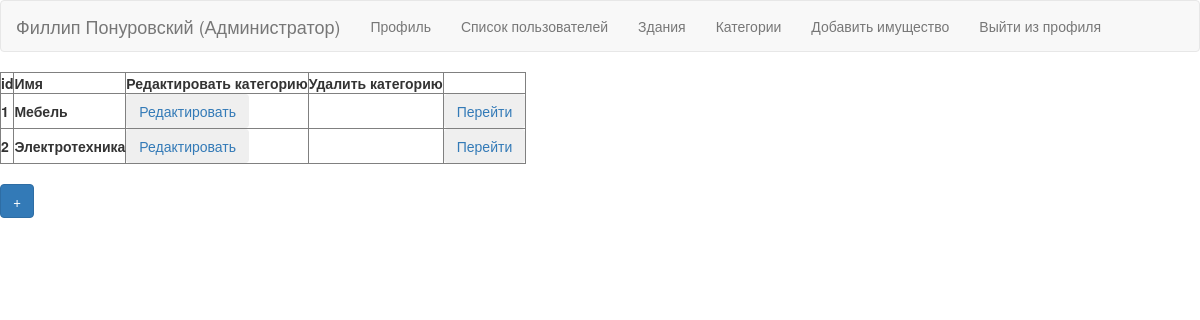
Screenshot of /categorys (signed in) with the database file from the repository.
### sweater/models.py (models this page shows)
class User(db.Model, UserMixin):
    __tablename__ = 'users'
    id = db.Column(db.Integer, primary_key=True)
    first_name = db.Column(db.String())
    last_name = db.Column(db.String())
    patronymic = db.Column(db.String())
    email = db.Column(db.String(), unique=True)
    role = db.Column(db.Boolean, default=False)
    password = db.Column(db.String())
    photo = db.Column(db.String())
    property = db.relationship("Property")

class Category(db.Model):
    __tablename__ = 'categorys'
    id = db.Column(db.Integer, primary_key=True)
    name = db.Column(db.String())
    property = db.relationship('Property')

### sweater/routes.py (the view)
@app.route('/categorys', methods=['POST', 'GET'])
@login_required
def categorys():
    access = db.session.get(User, current_user.get_id())
    data = Category.query.order_by(Category.id).all()
    return render_template('categorys.html', data=data, user=access)

### sweater/models.py (called while the page is built)
@manager.user_loader
def load_user(user_id):
    return User.query.get(user_id)

### sweater/routes.py (called while the page is built, shortened)
@app.before_request
def create_bases():
    db.create_all()

@app.after_request
def redirect_to_signin(response):
    if response.status_code == 401:
        return redirect(url_for('login_page') + '?=next=' + request.url)
    return response

### sweater/templates/categorys.html (shortened to what this page needs)
{% extends 'base.html' %}
{% import 'bootstrap/wtf.html' as wtf %}
{% block content %}
<table border="1">
    <tr><th class="bg-body-tertiary border rounded-3">id</th><th class="bg-body-tertiary border rounded-3">Имя</th>{%if user.role%}<th class="bg-body-tertiary border rounded-3">Редактировать категорию</th><th class="bg-body-tertiary border rounded-3">Удалить категорию</th>{%endif%}</tr>
    {% for i in data %}
        <tr><th class="bg-body-tertiary border rounded-3">{{i.id}}</th>
            <th class="bg-body-tertiary border rounded-3">{{i.name}}</th>
            {%if user.role%}
            <th class="bg-body-tertiary border rounded-3"><a href = "{{url_for('edit_category',  category_id = i.id) }}"><button class="btn btn-outline-secondary">Редактировать</button></a></th>
            <th class="bg-body-tertiary border rounded-3">{%if i.property|length == 0%}<a href = "{{url_for('delete_category',  category_id = i.id) }}"><button class="btn btn-outline-secondary">Удалить</button></a>{%endif%}</th>
            {%endif%}
            <th class="bg-body-tertiary border rounded-3">{%if i.property%}<a href = "{{url_for('properties',  category_id = i.id) }}"><button class="btn btn-outline-secondary">Перейти</button></a>{%endif%}</th>
        </tr>
    {%endfor%}
</table>
<br>
<a href="{{url_for('create_category')}}"><button class="btn btn-primary">+</button></a>
{% endblock %}

### sweater/templates/base.html (shortened to what this page needs)
{% extends 'bootstrap/base.html' %}
{% block navbar %}
        {%if user%}
            {% if user.role %}
              <nav class="navbar navbar-default">
                  <div class="container-fluid">
                      <a class="navbar-brand" href="{{url_for('index')}}">{{user.first_name}} {{user.last_name}} (Администратор)</a>
                    <div class="collapse navbar-collapse" id="navbar-main">
                      <ul class="nav navbar-nav">
                          <li><a href="{{url_for('profile')}}">Профиль</a></li>
                          <li><a href="{{url_for('users')}}">Список пользователей</a></li>
                          <li><a href="{{url_for('buildings')}}">Здания</a></li>
                          <li><a href="{{url_for('categorys')}}">Категории</a></li>
                           <li><a href="{{url_for('create_property')}}">Добавить имущество</a></li>
                          <li><a href="{{url_for('logout')}}">Выйти из профиля</a></li>
                      </ul>
                    </div>
                  </div>
                </nav>
            {%endif%}
        {%endif%}
{%endblock%}

### rows the page displays
User: first_name "Филлип", last_name "Понуровский"
Category: id "1", name "Мебель"
Category: id "2", name "Электротехника"
